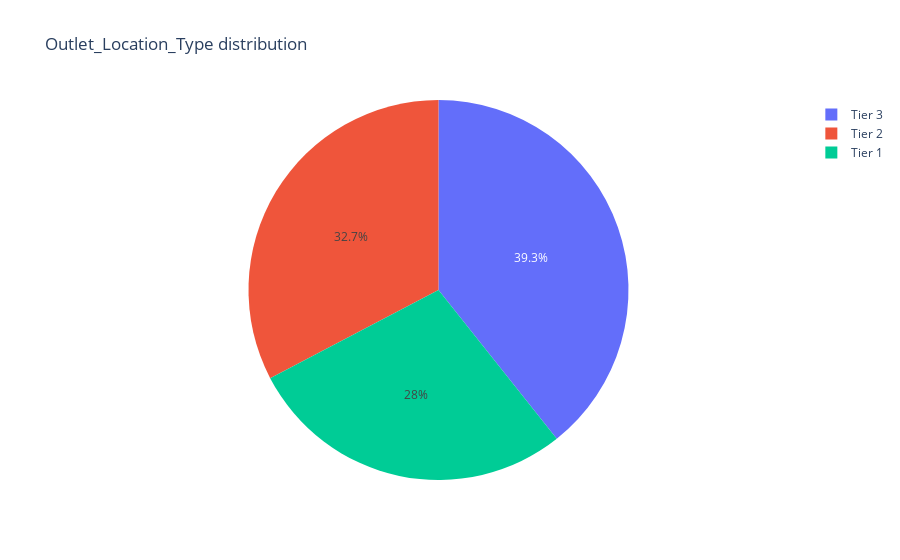

Notebook code cell kept with this figure:
### Code cell
type = train['Outlet_Location_Type'].value_counts()
fig = px.pie(values = type.values, names = type.index, title = 'Outlet_Location_Type distribution')
fig.show()

### Figure 1 — Plotly figure (JSON) as saved in the notebook; plotly's stock layout.template omitted (floating-point values rounded to 4 significant figures)
{"data": [{"domain": {"x": [0, 1], "y": [0, 1]}, "hovertemplate": "label=%{label}<br>value=%{value}<extra></extra>", "labels": ["Tier 3", "Tier 2", "Tier 1"], "legendgroup": "", "name": "", "showlegend": true, "type": "pie", "values": [3350, 2785, 2388]}], "layout": {"legend": {"tracegroupgap": 0}, "title": {"text": "Outlet_Location_Type distribution"}}}
